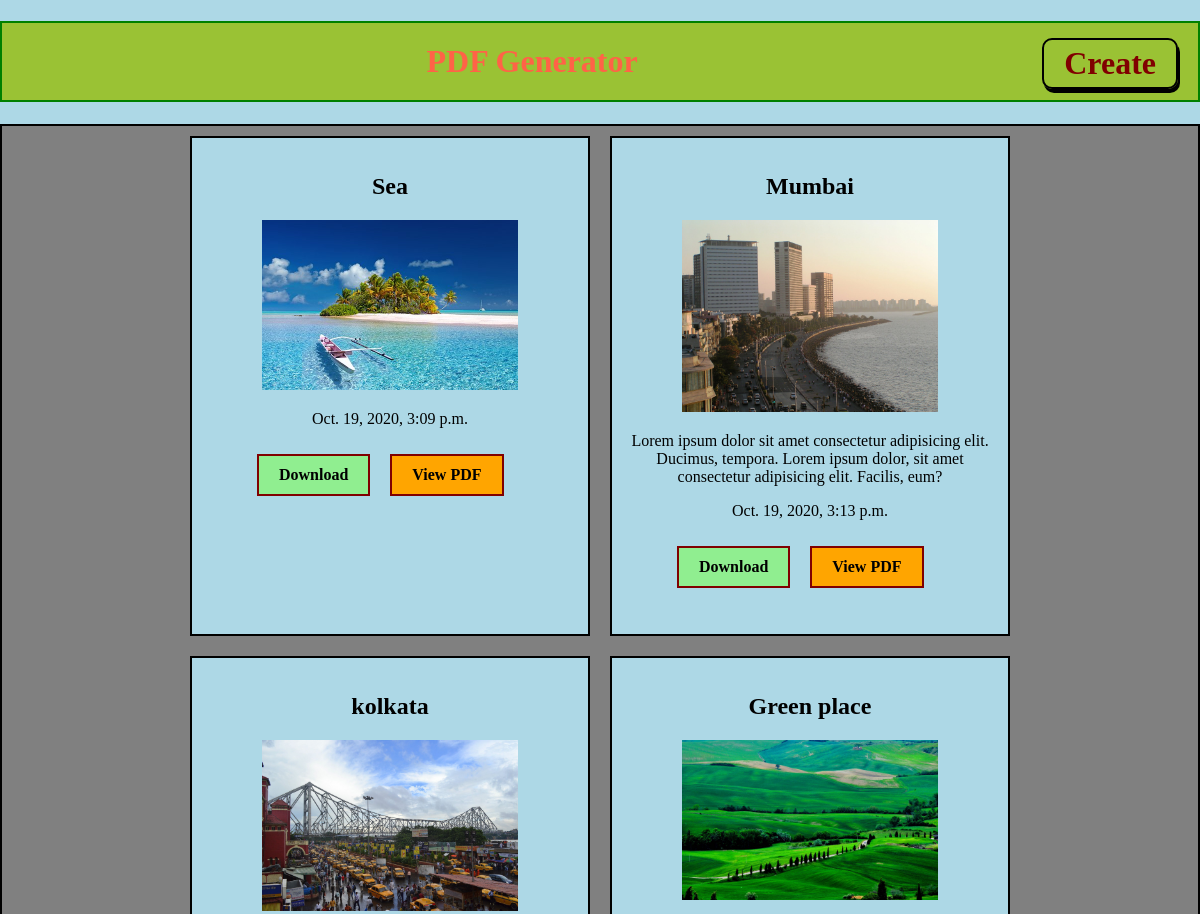
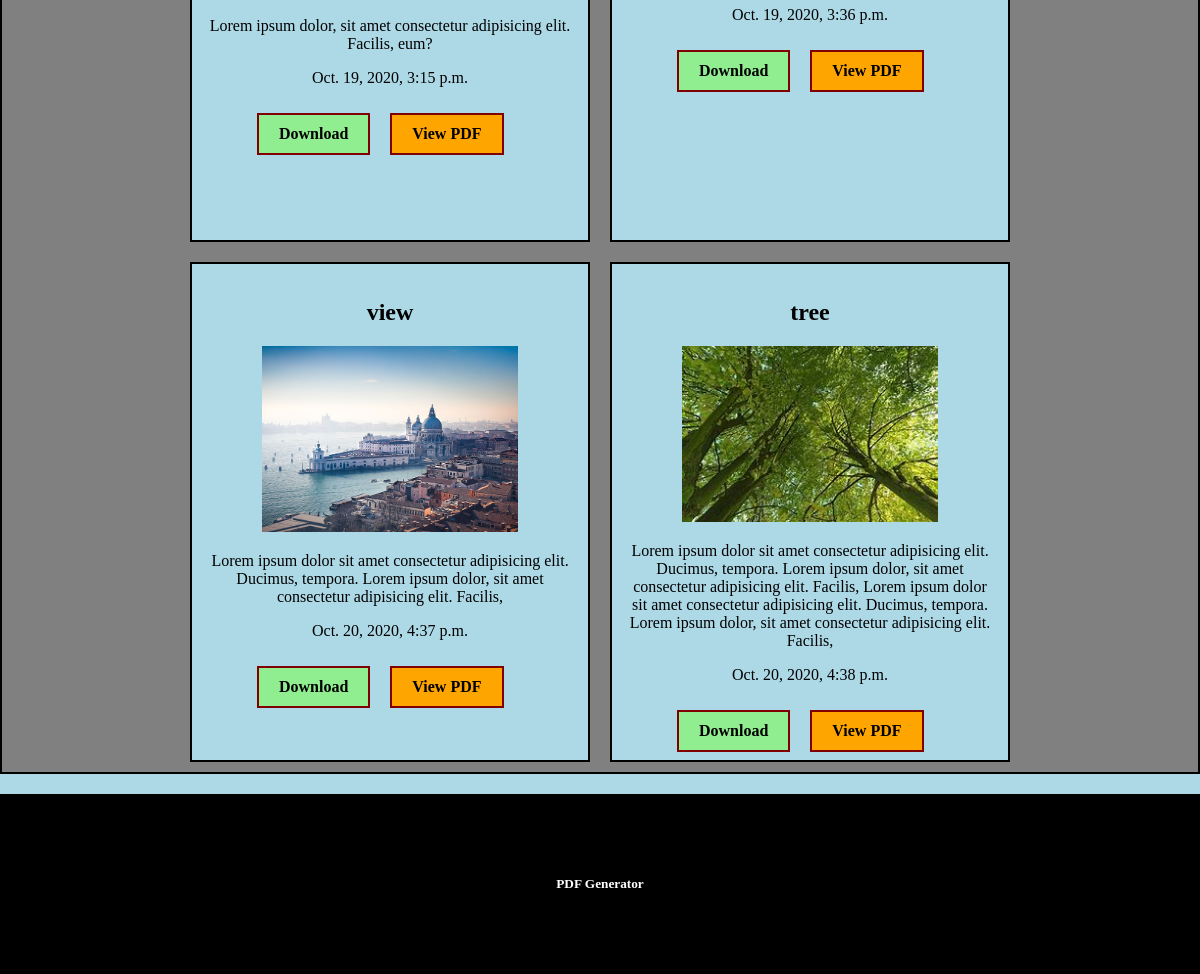
The page / on the database its author committed (2 pictures, top to bottom).
### PdfApp/models.py (models this page shows, shortened)
class Blog(models.Model):
    name=models.CharField(max_length=250,blank=True)
    image=models.ImageField(upload_to='pics',blank=True)
    desc=models.TextField(max_length=500,blank=True)
    upload=models.DateTimeField(auto_now=True)
    created = models.DateTimeField(auto_now_add=True)

### PdfApp/views.py (the view)
# urls.py: path('',views.index,name='index'),
def index(request):
    blog=Blog.objects.all()
    return render(request,'index.html',{'blogs':blog})

### templates/index.html (shortened to what this page needs)
<!DOCTYPE html>
{% load static %}
<html lang="en">
<head>
       <link rel="stylesheet" href="{% static 'css/Sheet.css' %}">
</head>
<body>
<header>
    <h1 id="box">PDF Generator
        <a id="zip" href="{% url 'create' %}">Create</a>
    </h1>
</header>
<section>
<div class="container">
   {% for blog in blogs %}
    <div class="row">
        <h1>{{blog.name}}</h1>
        {% if blog.image %}
        <img src="{{blog.image.url}}">
        {% else %}
        <img src="{{blog.imageURL}}" width="300px" height="200px">
        {% endif %}
        <p>{{blog.desc}}</p>
        <p>{{blog.upload}}</p>
        <ul class="high">
            <li class="clip">
                <a href="{% url 'page' blog.pk %}">Download</a>
            </li>
            <li class="cool">
                <a href="{% url 'pdf' blog.pk %}">View PDF</a>
            </li>
        </ul>
    </div>
   {% endfor %}
</div>
</section>
<footer>
    <div class="low">
        <h5 style="color:white">PDF Generator</h5>
    </div>
</footer>
</body>
</html>

### static/css/Sheet.css (style rules this page uses)
body { margin: 0; padding: 0; background-color:lightblue; }
* { box-sizing:border-box; }
header { background-color: #9ac234; }
#box { padding:20px; text-align:center; color:tomato; border:2px solid green; }
section { background-color:gray }
.container { border:2px solid black; display:flex; flex-direction:row; flex-wrap:wrap; justify-content:center; align-items:center; }
.row { margin:10px; padding:15px; border:2px solid black; width:400px; height:500px; text-align:center; background-color:lightblue; }
img { width:70%; }
.high { display:flex; flex-direction: row; align-items: center; flex-wrap: wrap; }
.clip { list-style:none; align-items: center; border:2px solid maroon; flex-wrap: wrap; cursor:pointer; margin:10px 10px; padding:10px 20px; background-color:lightgreen; }
.cool { list-style:none; align-items: center; border:2px solid maroon; flex-wrap: wrap; cursor:pointer; margin:10px 10px; padding:10px 20px; background-color:orange; }
a { text-decoration:none; font-weight:bold; text-align:center; color:black; }
#zip { text-decoration:none; font-weight:bold; text-align:center; color:maroon; padding:5px 20px; cursor:pointer; float:right; box-shadow:2px 4px black; border:2px solid black; border-radius:10px; margin-top:-5px; }
.low { margin-top:20px; background-color:black; padding:60px 20px; text-align:center; }

### rows shown on the page
Blog: name "Sea", image (picture), upload "Oct. 19, 2020, 3:09 p.m."
Blog: name "Mumbai", image (picture), desc "Lorem ipsum dolor sit amet consectetur adipisicing elit. Ducimus, tempora. Lorem ipsum dolor, sit amet consectetur adipisicing elit. Facilis, eum?", upload "Oct. 19, 2020, 3:13 p.m."
Blog: name "kolkata", image (picture), desc "Lorem ipsum dolor, sit amet consectetur adipisicing elit. Facilis, eum?", upload "Oct. 19, 2020, 3:15 p.m."
Blog: name "Green place", image (picture), upload "Oct. 19, 2020, 3:36 p.m."
Blog: name "view", image (picture), desc "Lorem ipsum dolor sit amet consectetur adipisicing elit. Ducimus, tempora. Lorem ipsum dolor, sit amet consectetur adipisicing elit. Facilis,", upload "Oct. 20, 2020, 4:37 p.m."
Blog: name "tree", image (picture), desc "Lorem ipsum dolor sit amet consectetur adipisicing elit. Ducimus, tempora. Lorem ipsum dolor, sit amet consectetur adipisicing elit. Facilis, Lorem ipsum dolor sit amet consectetur adipisicing elit. Ducimus, tempora. Lorem ipsum dolor, sit amet consectetur adipisicing elit. Facilis,", upload "Oct. 20, 2020, 4:38 p.m."
